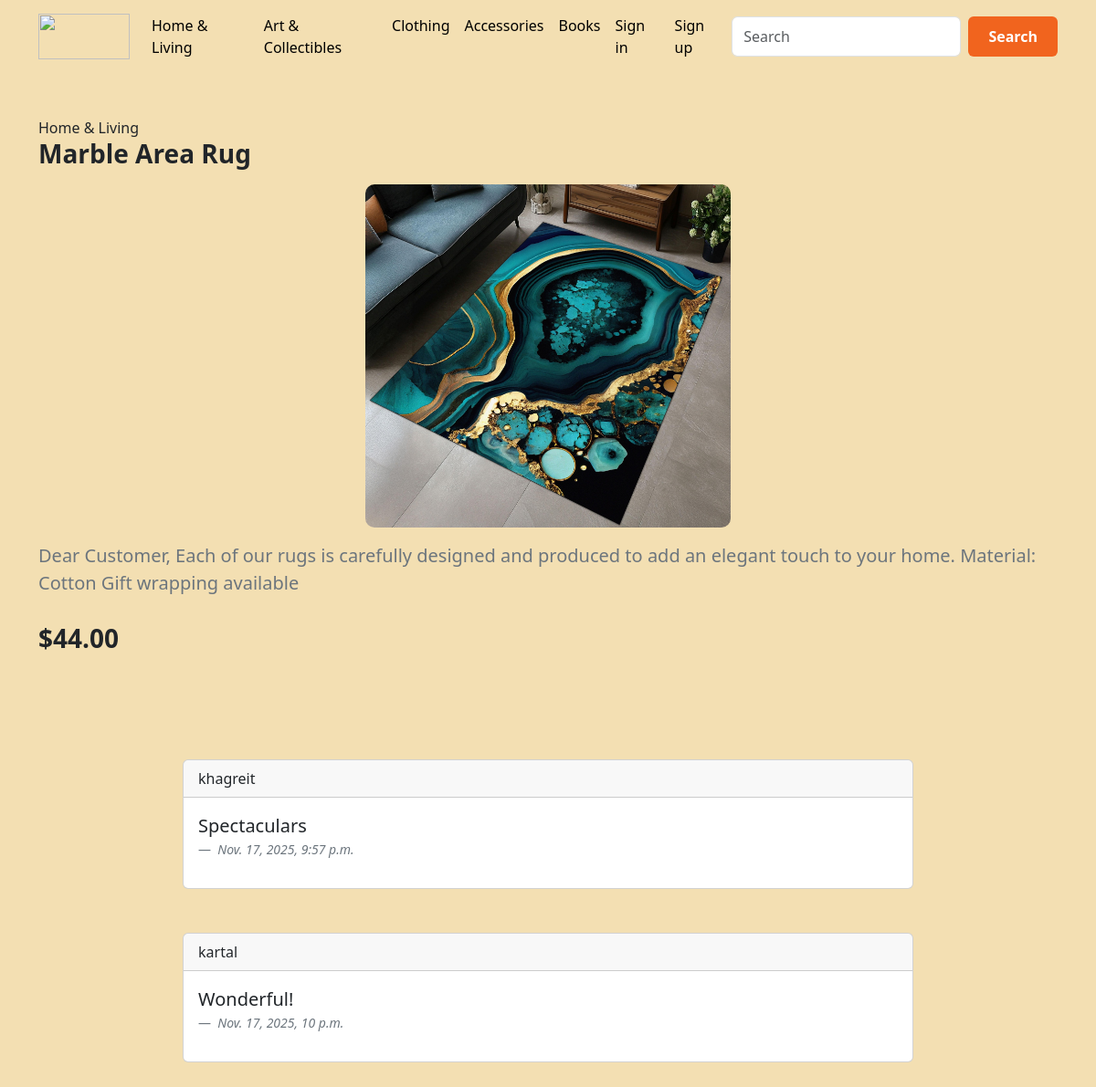
/product/1/, run on the app's committed database.
### blog/models.py (models this page shows, shortened)
class Category(models.Model):
    title = models.CharField(max_length=30)
    class Meta:
        verbose_name_plural = "Categories"

class Product(models.Model):
    title = models.CharField(max_length=200)
    price = models.DecimalField(max_digits=10,decimal_places=2)
    image = models.ImageField(upload_to="images/")
    description = models.TextField()
    created_at = models.DateTimeField(auto_now_add=True)
    update_at = models.DateTimeField(auto_now=True)
    category = models.ForeignKey(Category, on_delete=models.CASCADE)

class Comment(models.Model):
    title = models.TextField()
    user = models.ForeignKey(AUTH_USER_MODEL,on_delete=models.CASCADE)
    article = models.ForeignKey(Product,on_delete=models.CASCADE)
    created_at = models.DateTimeField(auto_now_add=True)

class User(AbstractUser):
    address = models.TextField(blank=True,null=True)

### blog/views.py (the view)
# urls.py: path('product/<int:pk>/',Detail.as_view(), name='detail'),
class Detail(DetailView):
    model = Product
    template_name = "blog/detail.html"
    context_object_name = "product"
    def get_context_data(self, **kwargs):
        context = super().get_context_data()
        product = Product.objects.get(pk=self.kwargs['pk'])
        comments = Comment.objects.filter(article=product)
        context["comments"] = comments
        context["comment_form"] = CommentForm
        return context

### blog/templatetags/blog_tags.py (called while the page is built)
@register.simple_tag()
def get_categories():
    return Category.objects.all()

### blog/templates/blog/detail.html (shortened to what this page needs)
{% extends 'base.html' %}
{% block main %}
<div class="container py-5">
    {{product.category.title}}
    <h3 class="fw-bold mb-3">{{ product.title }}</h3>
    <img src="{{ product.image.url }}" class="detail-image" alt="{{ product.title }}">
    <p class="mt-3 fs-5 text-secondary"> {{product.description }}</p>
    <p class="fs-3 fw-bold text-orange mt-4"> ${{product.price }}</p>
</div>
      <div>
        {% for comment in comments %}
        <div class="card my-5 col-8 mx-auto">
        <div class="card-header">
         {{comment.user.username}}
  </div>
  <div class="card-body">
    <figure>
      <blockquote class="blockquote">
        <p>{{comment.title}}</p>
      </blockquote>
      <figcaption class="blockquote-footer">
        <cite title="Source Title">{{comment.created_at}}</cite>
      </figcaption>
    </figure>
  </div>
</div>
        {% endfor %}
    </div>
{% endblock main %}

### templates/base.html (shortened to what this page needs)
{% load blog_tags %}
{% get_categories as categories %}
<!doctype html>
<html lang="en" xmlns="http://www.w3.org/1999/html">
  <head>
    <link href="https://cdn.jsdelivr.net/npm/bootstrap@5.3.8/dist/css/bootstrap.min.css" rel="stylesheet">
  </head>
  <body>
    <nav class="navbar navbar-expand-lg custom-navbar">
  <div class="container">
    <a class="navbar-brand" href="{% url 'home' %}">
      <img width="100px" height="50px" src="https://www.shipstation.com/wp-content/uploads/2023/11/logo-Etsy-white-2x.png">
    </a>
    <div class="collapse navbar-collapse" id="navbarSupportedContent">
      <ul class="navbar-nav me-auto mb-2 mb-lg-0">
        {% for category in categories %}
        <li class="nav-item">
          <a class="nav-link active" aria-current="page" href="{% url 'category' category.pk %}">{{category.title}}</a>
        </li>
        {% endfor %}
        {% if request.user.is_authenticated %}
        <li class="nav-item">
          <form action="{% url 'signout' %}" method="post">
               {% csrf_token %}
          <button type="submit" class="nav-link active">Sign out</button>
          </form>
        </li>
        {% else %}
        <li class="nav-item">
          <a class="nav-link active" aria-current="page" href="{% url 'signin' %}">Sign in</a>
        </li>
        <li class="nav-item">
          <a class="nav-link active" aria-current="page" href="{% url 'signup' %}">Sign up</a>
        </li>
        {% endif %}
      </ul>
      <form class="d-flex" role="search" action="{% url 'search' %}" method="get">
        <input class="form-control me-2" type="search" placeholder="Search" aria-label="Search" name="query"/>
        <button class="btn btn-etsy" type="submit">Search</button>
      </form>
    </div>
  </div>
</nav>
    <main>
    {% block main %}
    {% endblock main %}
    </main>
  </body>
</html>

### templates/base.html (style rules this page uses)
.custom-navbar { background-color: #f3dfb2 }
.custom-navbar .nav-link, .custom-navbar .navbar-brand { color: #F1641E; font-weight: 500; }
body { background-color: #f3dfb2; }
.btn-etsy { background-color: #F1641E; border-color: #F1641E; color: white; }
.btn-etsy { background-color: #F1641E; color: white; padding: 10px 22px; border-radius: 6px; font-weight: 600; border: none; transition: 0.3s; }

### blog/templates/blog/detail.html (style rules this page uses)
.detail-image { width: 400px; height: auto; border-radius: 10px; object-fit: cover; display: block; margin: 0 auto; }

### data on the page
Category: title "Home & Living"
Category: title "Art & Collectibles"
Category: title "Clothing"
Category: title "Accessories"
Category: title "Books"
Product: category "Home & Living", title "Marble Area Rug", image (picture), description "Dear Customer, Each of our rugs is carefully designed and produced to add an elegant touch to your home. Material: Cotton Gift wrapping available", price "44.00"
Comment: user.username "khagreit", title "Spectaculars", created_at "Nov. 17, 2025, 9:57 p.m."
Comment: user.username "kartal", title "Wonderful!", created_at "Nov. 17, 2025, 10 p.m."
